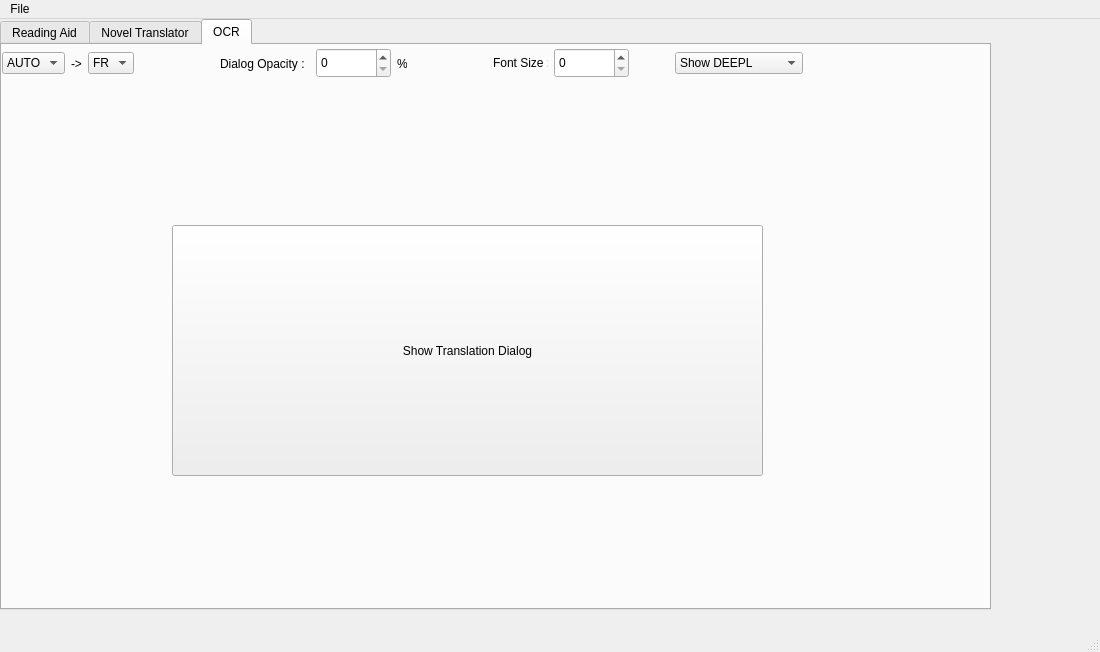
<?xml version="1.0" encoding="UTF-8"?>
<ui version="4.0">
 <class>MainWindow</class>
 <widget class="QMainWindow" name="MainWindow">
  <property name="geometry">
   <rect>
    <x>0</x>
    <y>0</y>
    <width>1100</width>
    <height>652</height>
   </rect>
  </property>
  <property name="sizePolicy">
   <sizepolicy hsizetype="MinimumExpanding" vsizetype="MinimumExpanding">
    <horstretch>0</horstretch>
    <verstretch>0</verstretch>
   </sizepolicy>
  </property>
  <property name="windowTitle">
   <string>MainWindow</string>
  </property>
  <widget class="QWidget" name="centralwidget">
   <widget class="QTabWidget" name="tabWidget">
    <property name="geometry">
     <rect>
      <x>0</x>
      <y>0</y>
      <width>991</width>
      <height>591</height>
     </rect>
    </property>
    <property name="sizePolicy">
     <sizepolicy hsizetype="MinimumExpanding" vsizetype="MinimumExpanding">
      <horstretch>0</horstretch>
      <verstretch>0</verstretch>
     </sizepolicy>
    </property>
    <property name="currentIndex">
     <number>2</number>
    </property>
    <widget class="QWidget" name="tab_7">
     <property name="sizePolicy">
      <sizepolicy hsizetype="Expanding" vsizetype="MinimumExpanding">
       <horstretch>0</horstretch>
       <verstretch>0</verstretch>
      </sizepolicy>
     </property>
     <attribute name="title">
      <string>Reading Aid</string>
     </attribute>
     <widget class="QWidget" name="gridLayoutWidget_2">
      <property name="geometry">
       <rect>
        <x>0</x>
        <y>0</y>
        <width>991</width>
        <height>561</height>
       </rect>
      </property>
      <layout class="QGridLayout" name="gridLayout_3">
       <item row="0" column="0">
        <layout class="QGridLayout" name="gridLayout">
         <item row="0" column="0">
          <widget class="QWidget" name="widget" native="true">
           <property name="sizePolicy">
            <sizepolicy hsizetype="Expanding" vsizetype="Fixed">
             <horstretch>0</horstretch>
             <verstretch>0</verstretch>
            </sizepolicy>
           </property>
           <property name="minimumSize">
            <size>
             <width>100</width>
             <height>25</height>
            </size>
           </property>
           <widget class="QWidget" name="layoutWidget">
            <property name="geometry">
             <rect>
              <x>10</x>
              <y>0</y>
              <width>1086</width>
              <height>31</height>
             </rect>
            </property>
            <layout class="QHBoxLayout" name="horizontalLayout">
             <item>
              <layout class="QHBoxLayout" name="horizontalLayout_4">
               <item>
                <widget class="QLabel" name="label_3">
                 <property name="text">
                  <string>Novel.txt.pdf</string>
                 </property>
                </widget>
               </item>
              </layout>
             </item>
             <item>
              <spacer name="horizontalSpacer">
               <property name="orientation">
                <enum>Qt::Horizontal</enum>
               </property>
               <property name="sizeType">
                <enum>QSizePolicy::Fixed</enum>
               </property>
               <property name="sizeHint" stdset="0">
                <size>
                 <width>40</width>
                 <height>20</height>
                </size>
               </property>
              </spacer>
             </item>
             <item>
              <widget class="QComboBox" name="comboBox">
               <property name="sizePolicy">
                <sizepolicy hsizetype="Fixed" vsizetype="Fixed">
                 <horstretch>0</horstretch>
                 <verstretch>0</verstretch>
                </sizepolicy>
               </property>
               <item>
                <property name="text">
                 <string>AUTO</string>
                </property>
               </item>
               <item>
                <property name="text">
                 <string>EN</string>
                </property>
               </item>
               <item>
                <property name="text">
                 <string>JA</string>
                </property>
               </item>
               <item>
                <property name="text">
                 <string>ZH</string>
                </property>
               </item>
               <item>
                <property name="text">
                 <string>RU</string>
                </property>
               </item>
               <item>
                <property name="text">
                 <string>ES</string>
                </property>
               </item>
              </widget>
             </item>
             <item>
              <widget class="QLabel" name="label_4">
               <property name="sizePolicy">
                <sizepolicy hsizetype="Fixed" vsizetype="Preferred">
                 <horstretch>0</horstretch>
                 <verstretch>0</verstretch>
                </sizepolicy>
               </property>
               <property name="text">
                <string>-&gt;</string>
               </property>
              </widget>
             </item>
             <item>
              <widget class="QComboBox" name="comboBox_2">
               <property name="sizePolicy">
                <sizepolicy hsizetype="Fixed" vsizetype="Fixed">
                 <horstretch>0</horstretch>
                 <verstretch>0</verstretch>
                </sizepolicy>
               </property>
               <item>
                <property name="text">
                 <string>FR</string>
                </property>
               </item>
               <item>
                <property name="text">
                 <string>EN</string>
                </property>
               </item>
               <item>
                <property name="text">
                 <string>ES</string>
                </property>
               </item>
              </widget>
             </item>
             <item>
              <spacer name="horizontalSpacer_4">
               <property name="orientation">
                <enum>Qt::Horizontal</enum>
               </property>
               <property name="sizeType">
                <enum>QSizePolicy::Fixed</enum>
               </property>
               <property name="sizeHint" stdset="0">
                <size>
                 <width>15</width>
                 <height>20</height>
                </size>
               </property>
              </spacer>
             </item>
             <item>
              <layout class="QHBoxLayout" name="horizontalLayout_3">
               <item>
                <widget class="QPushButton" name="pushButton_4">
                 <property name="text">
                  <string>&lt;</string>
                 </property>
                 <property name="shortcut">
                  <string>Left</string>
                 </property>
                </widget>
               </item>
               <item>
                <widget class="QLineEdit" name="lineEdit">
                 <property name="sizePolicy">
                  <sizepolicy hsizetype="Fixed" vsizetype="Fixed">
                   <horstretch>0</horstretch>
                   <verstretch>0</verstretch>
                  </sizepolicy>
                 </property>
                 <property name="maximumSize">
                  <size>
                   <width>35</width>
                   <height>20</height>
                  </size>
                 </property>
                 <property name="alignment">
                  <set>Qt::AlignCenter</set>
                 </property>
                </widget>
               </item>
               <item>
                <widget class="QLabel" name="label_2">
                 <property name="text">
                  <string>/0</string>
                 </property>
                </widget>
               </item>
               <item>
                <widget class="QPushButton" name="pushButton_3">
                 <property name="text">
                  <string>&gt;</string>
                 </property>
                 <property name="shortcut">
                  <string>Right</string>
                 </property>
                </widget>
               </item>
              </layout>
             </item>
             <item>
              <spacer name="horizontalSpacer_5">
               <property name="orientation">
                <enum>Qt::Horizontal</enum>
               </property>
               <property name="sizeType">
                <enum>QSizePolicy::Fixed</enum>
               </property>
               <property name="sizeHint" stdset="0">
                <size>
                 <width>15</width>
                 <height>20</height>
                </size>
               </property>
              </spacer>
             </item>
             <item>
              <layout class="QHBoxLayout" name="horizontalLayout_2">
               <item>
                <widget class="QPushButton" name="pushButton_2">
                 <property name="sizePolicy">
                  <sizepolicy hsizetype="Fixed" vsizetype="Fixed">
                   <horstretch>0</horstretch>
                   <verstretch>0</verstretch>
                  </sizepolicy>
                 </property>
                 <property name="maximumSize">
                  <size>
                   <width>50</width>
                   <height>16777215</height>
                  </size>
                 </property>
                 <property name="text">
                  <string>-</string>
                 </property>
                 <property name="shortcut">
                  <string>Ctrl+-</string>
                 </property>
                </widget>
               </item>
               <item>
                <widget class="QLabel" name="label">
                 <property name="text">
                  <string>Font Size :</string>
                 </property>
                </widget>
               </item>
               <item>
                <widget class="QLineEdit" name="lineEdit_2">
                 <property name="sizePolicy">
                  <sizepolicy hsizetype="Fixed" vsizetype="Fixed">
                   <horstretch>0</horstretch>
                   <verstretch>0</verstretch>
                  </sizepolicy>
                 </property>
                 <property name="maximumSize">
                  <size>
                   <width>35</width>
                   <height>20</height>
                  </size>
                 </property>
                </widget>
               </item>
               <item>
                <widget class="QPushButton" name="pushButton">
                 <property name="sizePolicy">
                  <sizepolicy hsizetype="Fixed" vsizetype="Fixed">
                   <horstretch>0</horstretch>
                   <verstretch>0</verstretch>
                  </sizepolicy>
                 </property>
                 <property name="maximumSize">
                  <size>
                   <width>50</width>
                   <height>16777215</height>
                  </size>
                 </property>
                 <property name="text">
                  <string>+</string>
                 </property>
                 <property name="shortcut">
                  <string>Ctrl++</string>
                 </property>
                </widget>
               </item>
              </layout>
             </item>
             <item>
              <spacer name="horizontalSpacer_2">
               <property name="orientation">
                <enum>Qt::Horizontal</enum>
               </property>
               <property name="sizeType">
                <enum>QSizePolicy::Fixed</enum>
               </property>
               <property name="sizeHint" stdset="0">
                <size>
                 <width>15</width>
                 <height>20</height>
                </size>
               </property>
              </spacer>
             </item>
             <item>
              <widget class="QPushButton" name="pushButton_6">
               <property name="sizePolicy">
                <sizepolicy hsizetype="Fixed" vsizetype="Fixed">
                 <horstretch>0</horstretch>
                 <verstretch>0</verstretch>
                </sizepolicy>
               </property>
               <property name="maximumSize">
                <size>
                 <width>50</width>
                 <height>16777215</height>
                </size>
               </property>
               <property name="text">
                <string>-</string>
               </property>
              </widget>
             </item>
             <item>
              <widget class="QComboBox" name="comboBox_4">
               <property name="placeholderText">
                <string/>
               </property>
               <item>
                <property name="text">
                 <string>-- Choose Bookmark --</string>
                </property>
               </item>
              </widget>
             </item>
             <item>
              <widget class="QPushButton" name="pushButton_5">
               <property name="sizePolicy">
                <sizepolicy hsizetype="Fixed" vsizetype="Fixed">
                 <horstretch>0</horstretch>
                 <verstretch>0</verstretch>
                </sizepolicy>
               </property>
               <property name="maximumSize">
                <size>
                 <width>50</width>
                 <height>16777215</height>
                </size>
               </property>
               <property name="text">
                <string>+</string>
               </property>
              </widget>
             </item>
            </layout>
           </widget>
          </widget>
         </item>
         <item row="1" column="0">
          <widget class="QSplitter" name="splitter">
           <property name="orientation">
            <enum>Qt::Horizontal</enum>
           </property>
           <widget class="QTreeView" name="treeView">
            <property name="sizePolicy">
             <sizepolicy hsizetype="Fixed" vsizetype="Expanding">
              <horstretch>0</horstretch>
              <verstretch>0</verstretch>
             </sizepolicy>
            </property>
           </widget>
           <widget class="QStackedWidget" name="stackedWidget">
            <property name="sizePolicy">
             <sizepolicy hsizetype="Preferred" vsizetype="Preferred">
              <horstretch>0</horstretch>
              <verstretch>0</verstretch>
             </sizepolicy>
            </property>
            <property name="currentIndex">
             <number>0</number>
            </property>
            <widget class="QWidget" name="page">
             <widget class="QLabel" name="label_5">
              <property name="geometry">
               <rect>
                <x>10</x>
                <y>10</y>
                <width>621</width>
                <height>27</height>
               </rect>
              </property>
              <property name="font">
               <font>
                <pointsize>15</pointsize>
               </font>
              </property>
              <property name="text">
               <string>This App only supports the files encoding with UTF-8 and the PDF files.</string>
              </property>
             </widget>
            </widget>
            <widget class="QWidget" name="page_2"/>
           </widget>
          </widget>
         </item>
        </layout>
       </item>
      </layout>
     </widget>
    </widget>
    <widget class="QWidget" name="tab_8">
     <attribute name="title">
      <string>Novel Translator</string>
     </attribute>
     <widget class="QWidget" name="gridLayoutWidget">
      <property name="geometry">
       <rect>
        <x>0</x>
        <y>-10</y>
        <width>824</width>
        <height>501</height>
       </rect>
      </property>
      <layout class="QGridLayout" name="gridLayout_2">
       <item row="1" column="0">
        <spacer name="verticalSpacer">
         <property name="orientation">
          <enum>Qt::Vertical</enum>
         </property>
         <property name="sizeHint" stdset="0">
          <size>
           <width>20</width>
           <height>40</height>
          </size>
         </property>
        </spacer>
       </item>
       <item row="5" column="0">
        <widget class="QProgressBar" name="progressBar">
         <property name="value">
          <number>0</number>
         </property>
         <property name="textVisible">
          <bool>true</bool>
         </property>
         <property name="invertedAppearance">
          <bool>false</bool>
         </property>
         <property name="format">
          <string>%p%</string>
         </property>
        </widget>
       </item>
       <item row="7" column="0">
        <spacer name="verticalSpacer_2">
         <property name="orientation">
          <enum>Qt::Vertical</enum>
         </property>
         <property name="sizeHint" stdset="0">
          <size>
           <width>20</width>
           <height>40</height>
          </size>
         </property>
        </spacer>
       </item>
       <item row="2" column="0">
        <widget class="QLabel" name="label_12">
         <property name="font">
          <font>
           <pointsize>20</pointsize>
          </font>
         </property>
         <property name="layoutDirection">
          <enum>Qt::RightToLeft</enum>
         </property>
         <property name="text">
          <string>Open a file to translate.</string>
         </property>
         <property name="textFormat">
          <enum>Qt::AutoText</enum>
         </property>
         <property name="alignment">
          <set>Qt::AlignCenter</set>
         </property>
        </widget>
       </item>
       <item row="3" column="0">
        <widget class="QPlainTextEdit" name="plainTextEdit">
         <property name="maximumSize">
          <size>
           <width>16777215</width>
           <height>200</height>
          </size>
         </property>
        </widget>
       </item>
       <item row="0" column="0">
        <widget class="QWidget" name="widget_2" native="true">
         <property name="sizePolicy">
          <sizepolicy hsizetype="Expanding" vsizetype="Fixed">
           <horstretch>0</horstretch>
           <verstretch>0</verstretch>
          </sizepolicy>
         </property>
         <property name="minimumSize">
          <size>
           <width>100</width>
           <height>25</height>
          </size>
         </property>
         <layout class="QGridLayout" name="gridLayout_4">
          <item row="0" column="0">
           <layout class="QHBoxLayout" name="horizontalLayout_5">
            <item>
             <layout class="QHBoxLayout" name="horizontalLayout_10">
              <item>
               <widget class="QLabel" name="label_6">
                <property name="text">
                 <string>Novel.txt.pdf     </string>
                </property>
               </widget>
              </item>
             </layout>
            </item>
            <item>
             <spacer name="horizontalSpacer_7">
              <property name="orientation">
               <enum>Qt::Horizontal</enum>
              </property>
              <property name="sizeHint" stdset="0">
               <size>
                <width>40</width>
                <height>25</height>
               </size>
              </property>
             </spacer>
            </item>
            <item>
             <widget class="QComboBox" name="comboBox_5">
              <property name="sizePolicy">
               <sizepolicy hsizetype="Preferred" vsizetype="Fixed">
                <horstretch>0</horstretch>
                <verstretch>0</verstretch>
               </sizepolicy>
              </property>
              <property name="maximumSize">
               <size>
                <width>16777215</width>
                <height>25</height>
               </size>
              </property>
              <property name="font">
               <font>
                <pointsize>9</pointsize>
               </font>
              </property>
              <item>
               <property name="text">
                <string>AUTO</string>
               </property>
              </item>
              <item>
               <property name="text">
                <string>EN</string>
               </property>
              </item>
              <item>
               <property name="text">
                <string>JA</string>
               </property>
              </item>
              <item>
               <property name="text">
                <string>ZH</string>
               </property>
              </item>
              <item>
               <property name="text">
                <string>RU</string>
               </property>
              </item>
              <item>
               <property name="text">
                <string>ES</string>
               </property>
              </item>
             </widget>
            </item>
            <item>
             <widget class="QLabel" name="label_11">
              <property name="font">
               <font>
                <pointsize>15</pointsize>
               </font>
              </property>
              <property name="text">
               <string>-&gt;</string>
              </property>
             </widget>
            </item>
            <item>
             <widget class="QComboBox" name="comboBox_6">
              <property name="sizePolicy">
               <sizepolicy hsizetype="Preferred" vsizetype="Fixed">
                <horstretch>0</horstretch>
                <verstretch>0</verstretch>
               </sizepolicy>
              </property>
              <property name="maximumSize">
               <size>
                <width>16777215</width>
                <height>25</height>
               </size>
              </property>
              <property name="font">
               <font>
                <pointsize>9</pointsize>
               </font>
              </property>
              <item>
               <property name="text">
                <string>FR</string>
               </property>
              </item>
              <item>
               <property name="text">
                <string>EN</string>
               </property>
              </item>
              <item>
               <property name="text">
                <string>ES</string>
               </property>
              </item>
             </widget>
            </item>
            <item>
             <layout class="QHBoxLayout" name="horizontalLayout_11"/>
            </item>
            <item>
             <widget class="QLabel" name="label_7">
              <property name="text">
               <string>Translation Methods : </string>
              </property>
             </widget>
            </item>
            <item>
             <widget class="QComboBox" name="comboBox_3">
              <property name="maximumSize">
               <size>
                <width>150</width>
                <height>16777215</height>
               </size>
              </property>
              <item>
               <property name="text">
                <string>Very Slow (Sentences)</string>
               </property>
              </item>
              <item>
               <property name="text">
                <string>Slow (Paragraphs)</string>
               </property>
              </item>
              <item>
               <property name="text">
                <string>Fast (10 Sentences)</string>
               </property>
              </item>
             </widget>
            </item>
            <item>
             <spacer name="horizontalSpacer_6">
              <property name="orientation">
               <enum>Qt::Horizontal</enum>
              </property>
              <property name="sizeType">
               <enum>QSizePolicy::MinimumExpanding</enum>
              </property>
              <property name="sizeHint" stdset="0">
               <size>
                <width>40</width>
                <height>20</height>
               </size>
              </property>
             </spacer>
            </item>
           </layout>
          </item>
         </layout>
        </widget>
       </item>
       <item row="6" column="0">
        <widget class="QLabel" name="label_8">
         <property name="text">
          <string>0/0</string>
         </property>
         <property name="alignment">
          <set>Qt::AlignCenter</set>
         </property>
        </widget>
       </item>
      </layout>
     </widget>
    </widget>
    <widget class="QWidget" name="tab">
     <attribute name="title">
      <string>OCR</string>
     </attribute>
     <widget class="QPushButton" name="pushButton_7">
      <property name="geometry">
       <rect>
        <x>170</x>
        <y>180</y>
        <width>591</width>
        <height>251</height>
       </rect>
      </property>
      <property name="text">
       <string>Show Translation Dialog</string>
      </property>
     </widget>
     <widget class="QWidget" name="widget_3" native="true">
      <property name="geometry">
       <rect>
        <x>0</x>
        <y>-7</y>
        <width>801</width>
        <height>51</height>
       </rect>
      </property>
      <property name="sizePolicy">
       <sizepolicy hsizetype="Expanding" vsizetype="Fixed">
        <horstretch>0</horstretch>
        <verstretch>0</verstretch>
       </sizepolicy>
      </property>
      <property name="minimumSize">
       <size>
        <width>100</width>
        <height>30</height>
       </size>
      </property>
      <layout class="QHBoxLayout" name="horizontalLayout_6">
       <item>
        <layout class="QHBoxLayout" name="horizontalLayout_7">
         <item>
          <widget class="QComboBox" name="comboBox_7">
           <property name="sizePolicy">
            <sizepolicy hsizetype="Fixed" vsizetype="Fixed">
             <horstretch>0</horstretch>
             <verstretch>0</verstretch>
            </sizepolicy>
           </property>
           <item>
            <property name="text">
             <string>AUTO</string>
            </property>
           </item>
           <item>
            <property name="text">
             <string>EN</string>
            </property>
           </item>
           <item>
            <property name="text">
             <string>JA</string>
            </property>
           </item>
           <item>
            <property name="text">
             <string>ZH</string>
            </property>
           </item>
           <item>
            <property name="text">
             <string>RU</string>
            </property>
           </item>
           <item>
            <property name="text">
             <string>ES</string>
            </property>
           </item>
          </widget>
         </item>
         <item>
          <widget class="QLabel" name="label_14">
           <property name="sizePolicy">
            <sizepolicy hsizetype="Fixed" vsizetype="Preferred">
             <horstretch>0</horstretch>
             <verstretch>0</verstretch>
            </sizepolicy>
           </property>
           <property name="text">
            <string>-&gt;</string>
           </property>
          </widget>
         </item>
         <item>
          <widget class="QComboBox" name="comboBox_8">
           <property name="sizePolicy">
            <sizepolicy hsizetype="Fixed" vsizetype="Fixed">
             <horstretch>0</horstretch>
             <verstretch>0</verstretch>
            </sizepolicy>
           </property>
           <item>
            <property name="text">
             <string>FR</string>
            </property>
           </item>
           <item>
            <property name="text">
             <string>EN</string>
            </property>
           </item>
           <item>
            <property name="text">
             <string>ES</string>
            </property>
           </item>
          </widget>
         </item>
         <item>
          <spacer name="horizontalSpacer_3">
           <property name="orientation">
            <enum>Qt::Horizontal</enum>
           </property>
           <property name="sizeType">
            <enum>QSizePolicy::Fixed</enum>
           </property>
           <property name="sizeHint" stdset="0">
            <size>
             <width>80</width>
             <height>20</height>
            </size>
           </property>
          </spacer>
         </item>
         <item>
          <widget class="QLabel" name="label_9">
           <property name="sizePolicy">
            <sizepolicy hsizetype="Fixed" vsizetype="Preferred">
             <horstretch>0</horstretch>
             <verstretch>0</verstretch>
            </sizepolicy>
           </property>
           <property name="maximumSize">
            <size>
             <width>90</width>
             <height>16777215</height>
            </size>
           </property>
           <property name="text">
            <string>Dialog Opacity :</string>
           </property>
          </widget>
         </item>
         <item>
          <widget class="QSpinBox" name="spinBox_2">
           <property name="sizePolicy">
            <sizepolicy hsizetype="Fixed" vsizetype="Fixed">
             <horstretch>0</horstretch>
             <verstretch>0</verstretch>
            </sizepolicy>
           </property>
           <property name="maximumSize">
            <size>
             <width>75</width>
             <height>30</height>
            </size>
           </property>
           <property name="buttonSymbols">
            <enum>QAbstractSpinBox::UpDownArrows</enum>
           </property>
           <property name="maximum">
            <number>100</number>
           </property>
          </widget>
         </item>
         <item>
          <widget class="QLabel" name="label_10">
           <property name="sizePolicy">
            <sizepolicy hsizetype="Fixed" vsizetype="Preferred">
             <horstretch>0</horstretch>
             <verstretch>0</verstretch>
            </sizepolicy>
           </property>
           <property name="maximumSize">
            <size>
             <width>10</width>
             <height>16777215</height>
            </size>
           </property>
           <property name="text">
            <string>%</string>
           </property>
          </widget>
         </item>
         <item>
          <spacer name="horizontalSpacer_8">
           <property name="orientation">
            <enum>Qt::Horizontal</enum>
           </property>
           <property name="sizeType">
            <enum>QSizePolicy::Fixed</enum>
           </property>
           <property name="sizeHint" stdset="0">
            <size>
             <width>80</width>
             <height>20</height>
            </size>
           </property>
          </spacer>
         </item>
         <item>
          <widget class="QLabel" name="label_13">
           <property name="sizePolicy">
            <sizepolicy hsizetype="Fixed" vsizetype="Preferred">
             <horstretch>0</horstretch>
             <verstretch>0</verstretch>
            </sizepolicy>
           </property>
           <property name="maximumSize">
            <size>
             <width>55</width>
             <height>30</height>
            </size>
           </property>
           <property name="text">
            <string>Font Size :</string>
           </property>
          </widget>
         </item>
         <item>
          <widget class="QSpinBox" name="spinBox">
           <property name="sizePolicy">
            <sizepolicy hsizetype="Fixed" vsizetype="Fixed">
             <horstretch>0</horstretch>
             <verstretch>0</verstretch>
            </sizepolicy>
           </property>
           <property name="maximumSize">
            <size>
             <width>75</width>
             <height>30</height>
            </size>
           </property>
           <property name="maximum">
            <number>100</number>
           </property>
          </widget>
         </item>
         <item>
          <spacer name="horizontalSpacer_9">
           <property name="orientation">
            <enum>Qt::Horizontal</enum>
           </property>
           <property name="sizeType">
            <enum>QSizePolicy::Fixed</enum>
           </property>
           <property name="sizeHint" stdset="0">
            <size>
             <width>40</width>
             <height>20</height>
            </size>
           </property>
          </spacer>
         </item>
         <item>
          <widget class="QComboBox" name="comboBox_9">
           <item>
            <property name="text">
             <string>Show DEEPL</string>
            </property>
           </item>
           <item>
            <property name="text">
             <string>Hide DEEPL</string>
            </property>
           </item>
          </widget>
         </item>
        </layout>
       </item>
      </layout>
     </widget>
    </widget>
   </widget>
  </widget>
  <widget class="QMenuBar" name="menubar">
   <property name="geometry">
    <rect>
     <x>0</x>
     <y>0</y>
     <width>1100</width>
     <height>21</height>
    </rect>
   </property>
   <widget class="QMenu" name="menuFile">
    <property name="title">
     <string>File</string>
    </property>
    <addaction name="actionOpen_FIle"/>
    <addaction name="actionOpen_Folder"/>
    <addaction name="separator"/>
   </widget>
   <addaction name="menuFile"/>
  </widget>
  <widget class="QStatusBar" name="statusbar"/>
  <action name="actionOpen_FIle">
   <property name="text">
    <string>Open File</string>
   </property>
   <property name="shortcut">
    <string>Ctrl+O</string>
   </property>
  </action>
  <action name="actionOpen_Folder">
   <property name="text">
    <string>Open Folder</string>
   </property>
  </action>
 </widget>
 <resources/>
 <connections/>
</ui>
